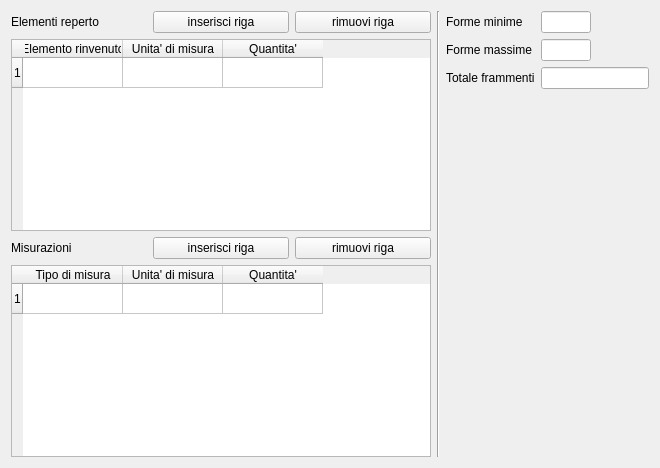
       <widget class="QWidget" name="tab_3">
        <attribute name="title">
         <string>Dati quantitativi</string>
        </attribute>
        <layout class="QGridLayout" name="gridLayout_16">
         <item row="0" column="0" rowspan="2">
          <layout class="QGridLayout" name="gridLayout_9">
           <item row="0" column="0">
            <widget class="QLabel" name="label_20">
             <property name="text">
              <string>Elementi reperto</string>
             </property>
            </widget>
           </item>
           <item row="0" column="1">
            <widget class="QPushButton" name="pushButton_insert_row_elementi">
             <property name="font">
              <font>
               <pointsize>9</pointsize>
              </font>
             </property>
             <property name="text">
              <string>inserisci riga</string>
             </property>
            </widget>
           </item>
           <item row="0" column="2">
            <widget class="QPushButton" name="pushButton_remove_row_elementi">
             <property name="font">
              <font>
               <pointsize>9</pointsize>
              </font>
             </property>
             <property name="text">
              <string>rimuovi riga</string>
             </property>
            </widget>
           </item>
           <item row="1" column="0" colspan="3">
            <widget class="QTableWidget" name="tableWidget_elementi_reperto">
             <property name="minimumSize">
              <size>
               <width>420</width>
               <height>0</height>
              </size>
             </property>
             <property name="frameShape">
              <enum>QFrame::StyledPanel</enum>
             </property>
             <property name="frameShadow">
              <enum>QFrame::Raised</enum>
             </property>
             <property name="verticalScrollBarPolicy">
              <enum>Qt::ScrollBarAsNeeded</enum>
             </property>
             <property name="horizontalScrollBarPolicy">
              <enum>Qt::ScrollBarAsNeeded</enum>
             </property>
             <property name="editTriggers">
              <set>QAbstractItemView::AnyKeyPressed|QAbstractItemView::DoubleClicked|QAbstractItemView::EditKeyPressed</set>
             </property>
             <property name="selectionMode">
              <enum>QAbstractItemView::SingleSelection</enum>
             </property>
             <property name="selectionBehavior">
              <enum>QAbstractItemView::SelectRows</enum>
             </property>
             <property name="rowCount">
              <number>1</number>
             </property>
             <property name="columnCount">
              <number>3</number>
             </property>
             <row/>
             <column>
              <property name="text">
               <string>Elemento rinvenuto</string>
              </property>
             </column>
             <column>
              <property name="text">
               <string>Unita' di misura</string>
              </property>
             </column>
             <column>
              <property name="text">
               <string>Quantita'</string>
              </property>
             </column>
            </widget>
           </item>
          </layout>
         </item>
         <item row="0" column="1" rowspan="3">
          <widget class="Line" name="line">
           <property name="orientation">
            <enum>Qt::Vertical</enum>
           </property>
          </widget>
         </item>
         <item row="0" column="2">
          <layout class="QGridLayout" name="gridLayout_11">
           <item row="0" column="0">
            <widget class="QLabel" name="label_8">
             <property name="text">
              <string>Forme minime</string>
             </property>
            </widget>
           </item>
           <item row="0" column="1">
            <widget class="QLineEdit" name="lineEditFormeMin">
             <property name="maximumSize">
              <size>
               <width>50</width>
               <height>16777215</height>
              </size>
             </property>
             <property name="text">
              <string/>
             </property>
            </widget>
           </item>
           <item row="1" column="0">
            <widget class="QLabel" name="label_9">
             <property name="text">
              <string>Forme massime</string>
             </property>
            </widget>
           </item>
           <item row="1" column="1">
            <widget class="QLineEdit" name="lineEditFormeMax">
             <property name="maximumSize">
              <size>
               <width>50</width>
               <height>16777215</height>
              </size>
             </property>
            </widget>
           </item>
           <item row="2" column="0">
            <widget class="QLabel" name="label_10">
             <property name="text">
              <string>Totale frammenti</string>
             </property>
            </widget>
           </item>
           <item row="2" column="1">
            <widget class="QLineEdit" name="lineEditTotFram"/>
           </item>
          </layout>
         </item>
         <item row="1" column="2" rowspan="2">
          <spacer name="verticalSpacer_2">
           <property name="orientation">
            <enum>Qt::Vertical</enum>
           </property>
           <property name="sizeHint" stdset="0">
            <size>
             <width>20</width>
             <height>179</height>
            </size>
           </property>
          </spacer>
         </item>
         <item row="2" column="0">
          <layout class="QGridLayout" name="gridLayout_10">
           <item row="0" column="0">
            <widget class="QLabel" name="label_21">
             <property name="text">
              <string>Misurazioni</string>
             </property>
            </widget>
           </item>
           <item row="0" column="1">
            <widget class="QPushButton" name="pushButton_insert_row_misure">
             <property name="font">
              <font>
               <pointsize>9</pointsize>
              </font>
             </property>
             <property name="text">
              <string>inserisci riga</string>
             </property>
            </widget>
           </item>
           <item row="0" column="2">
            <widget class="QPushButton" name="pushButton_remove_row_misure">
             <property name="font">
              <font>
               <pointsize>9</pointsize>
              </font>
             </property>
             <property name="text">
              <string>rimuovi riga</string>
             </property>
            </widget>
           </item>
           <item row="1" column="0" colspan="3">
            <widget class="QTableWidget" name="tableWidget_misurazioni">
             <property name="minimumSize">
              <size>
               <width>420</width>
               <height>0</height>
              </size>
             </property>
             <property name="frameShape">
              <enum>QFrame::StyledPanel</enum>
             </property>
             <property name="frameShadow">
              <enum>QFrame::Raised</enum>
             </property>
             <property name="verticalScrollBarPolicy">
              <enum>Qt::ScrollBarAsNeeded</enum>
             </property>
             <property name="horizontalScrollBarPolicy">
              <enum>Qt::ScrollBarAsNeeded</enum>
             </property>
             <property name="editTriggers">
              <set>QAbstractItemView::AnyKeyPressed|QAbstractItemView::DoubleClicked|QAbstractItemView::EditKeyPressed</set>
             </property>
             <property name="selectionMode">
              <enum>QAbstractItemView::SingleSelection</enum>
             </property>
             <property name="selectionBehavior">
              <enum>QAbstractItemView::SelectRows</enum>
             </property>
             <property name="rowCount">
              <number>1</number>
             </property>
             <property name="columnCount">
              <number>3</number>
             </property>
             <row/>
             <column>
              <property name="text">
               <string>Tipo di misura</string>
              </property>
             </column>
             <column>
              <property name="text">
               <string>Unita' di misura</string>
              </property>
             </column>
             <column>
              <property name="text">
               <string>Quantita'</string>
              </property>
             </column>
            </widget>
           </item>
          </layout>
         </item>
        </layout>
       </widget>
